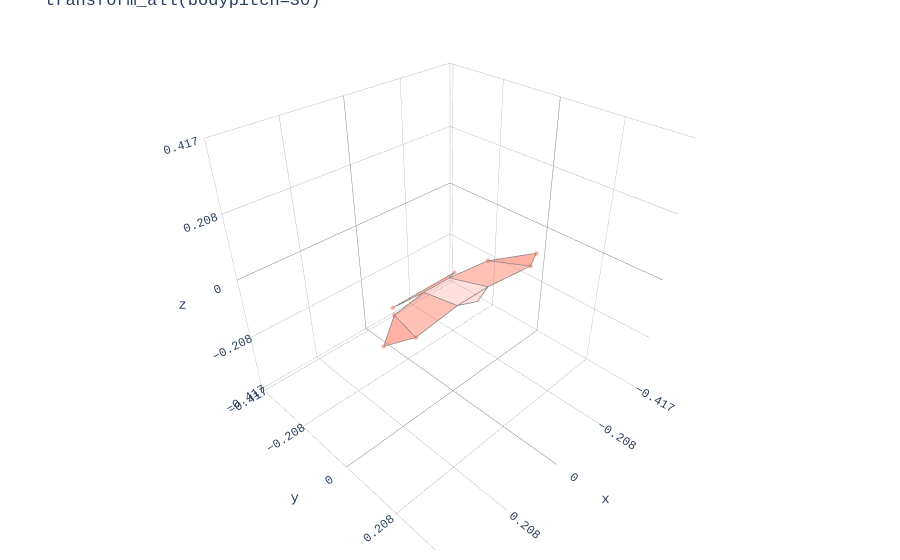

This figure's notebook cell:
### Code cell
# transform_all: the ENTIRE animal rotates together
hawk_b = hawk.copy()
hawk_b.transform_all(bodypitch=30)
fig = plot_plotly(hawk_b, colour='tomato')
fig.update_layout(title="transform_all(bodypitch=30)")
fig.show()

### Figure 1 — Plotly figure (JSON) as saved in the notebook; plotly's stock layout.template omitted (floating-point values rounded to 4 significant figures)
{"data": [{"color": "tomato", "hoverinfo": "none", "opacity": 0.5, "type": "mesh3d", "x": [-0.2977, -0.2242, -0.1848], "y": [0.05368, 0.09087, -0.03778], "z": [-0.01758, -0.0108, -0.0341]}, {"hoverinfo": "name", "line": {"color": "grey", "width": 1.5}, "mode": "lines", "name": "left_handwing tomato", "type": "scatter3d", "x": [-0.2977, -0.2242, -0.1848, -0.2977], "y": [0.05368, 0.09087, -0.03778, 0.05368], "z": [-0.01758, -0.0108, -0.0341, -0.01758]}, {"color": "tomato", "hoverinfo": "none", "opacity": 0.5, "type": "mesh3d", "x": [0.2977, 0.2242, 0.1848], "y": [0.05368, 0.09087, -0.03778], "z": [-0.01758, -0.0108, -0.0341]}, {"hoverinfo": "name", "line": {"color": "grey", "width": 1.5}, "mode": "lines", "name": "right_handwing tomato", "type": "scatter3d", "x": [0.2977, 0.2242, 0.1848, 0.2977], "y": [0.05368, 0.09087, -0.03778, 0.05368], "z": [-0.01758, -0.0108, -0.0341, -0.01758]}, {"color": "tomato", "hoverinfo": "none", "opacity": 0.4, "type": "mesh3d", "x": [-0.2242, -0.1848, -0.05, -0.06], "y": [0.09087, -0.03778, -0.06678, 0.07446], "z": [-0.0108, -0.0341, -0.04433, -0.008971]}, {"hoverinfo": "name", "line": {"color": "grey", "width": 1.5}, "mode": "lines", "name": "left_armwing tomato", "type": "scatter3d", "x": [-0.2242, -0.1848, -0.05, -0.06, -0.2242], "y": [0.09087, -0.03778, -0.06678, 0.07446, 0.09087], "z": [-0.0108, -0.0341, -0.04433, -0.008971, -0.0108]}, {"color": "tomato", "hoverinfo": "none", "opacity": 0.4, "type": "mesh3d", "x": [0.2242, 0.1848, 0.05, 0.06], "y": [0.09087, -0.03778, -0.06678, 0.07446], "z": [-0.0108, -0.0341, -0.04433, -0.008971]}, {"hoverinfo": "name", "line": {"color": "grey", "width": 1.5}, "mode": "lines", "name": "right_armwing tomato", "type": "scatter3d", "x": [0.2242, 0.1848, 0.05, 0.06, 0.2242], "y": [0.09087, -0.03778, -0.06678, 0.07446, 0.09087], "z": [-0.0108, -0.0341, -0.04433, -0.008971, -0.0108]}, {"color": "tomato", "hoverinfo": "none", "opacity": 0.2, "type": "mesh3d", "x": [0.06, -0.06, -0.05, 0.05], "y": [0.07446, 0.07446, -0.06678, -0.06678], "z": [-0.008971, -0.008971, -0.04433, -0.04433]}, {"hoverinfo": "name", "line": {"color": "grey", "width": 1.5}, "mode": "lines", "name": "body tomato", "type": "scatter3d", "x": [0.06, -0.06, -0.05, 0.05, 0.06], "y": [0.07446, 0.07446, -0.06678, -0.06678, 0.07446], "z": [-0.008971, -0.008971, -0.04433, -0.04433, -0.008971]}, {"color": "tomato", "hoverinfo": "none", "opacity": 0.2, "type": "mesh3d", "x": [0.06, 3.743e-05, -0.06], "y": [0.07446, 0.09191, 0.07446], "z": [-0.008971, -0.01819, -0.008971]}, {"hoverinfo": "name", "line": {"color": "grey", "width": 1.5}, "mode": "lines", "name": "head tomato", "type": "scatter3d", "x": [0.06, 3.743e-05, -0.06, 0.06], "y": [0.07446, 0.09191, 0.07446, 0.07446], "z": [-0.008971, -0.01819, -0.008971, -0.008971]}, {"color": "tomato", "hoverinfo": "none", "opacity": 0.5, "type": "mesh3d", "x": [0.124, -0.124, -0.05, 0.05], "y": [-0.1185, -0.1185, -0.06678, -0.06678], "z": [-0.08668, -0.08668, -0.04433, -0.04433]}, {"hoverinfo": "name", "line": {"color": "grey", "width": 1.5}, "mode": "lines", "name": "tail tomato", "type": "scatter3d", "x": [0.124, -0.124, -0.05, 0.05, 0.124], "y": [-0.1185, -0.1185, -0.06678, -0.06678, -0.1185], "z": [-0.08668, -0.08668, -0.04433, -0.04433, -0.08668]}, {"hoverinfo": "none", "marker": {"color": "tomato", "opacity": 0.5, "size": 2.5}, "mode": "markers", "type": "scatter3d", "x": [-0.2977, 0.2977, -0.2242, 0.2242, -0.1848, 0.1848, -0.124, 0.124], "y": [0.05368, 0.05368, 0.09087, 0.09087, -0.03778, -0.03778, -0.1185, -0.1185], "z": [-0.01758, -0.01758, -0.0108, -0.0108, -0.0341, -0.0341, -0.08668, -0.08668]}], "layout": {"font": {"family": "Andale Mono, Courier New, sans-serif"}, "margin": {"b": 10, "l": 10, "r": 10, "t": 10}, "scene": {"aspectmode": "cube", "aspectratio": {"x": 1, "y": 1, "z": 1}, "xaxis": {"backgroundcolor": "white", "dtick": 0.2084, "gridcolor": "grey", "gridwidth": 0.5, "range": [-0.4167, 0.4167], "showbackground": true, "zerolinecolor": "grey"}, "yaxis": {"backgroundcolor": "white", "dtick": 0.2084, "gridcolor": "grey", "gridwidth": 0.5, "range": [-0.4301, 0.4034], "showbackground": true, "zerolinecolor": "grey"}, "zaxis": {"backgroundcolor": "white", "dtick": 0.2084, "gridcolor": "grey", "gridwidth": 0.5, "range": [-0.4167, 0.4167], "showbackground": true, "zerolinecolor": "grey"}}, "showlegend": false, "title": {"text": "transform_all(bodypitch=30)"}}}
